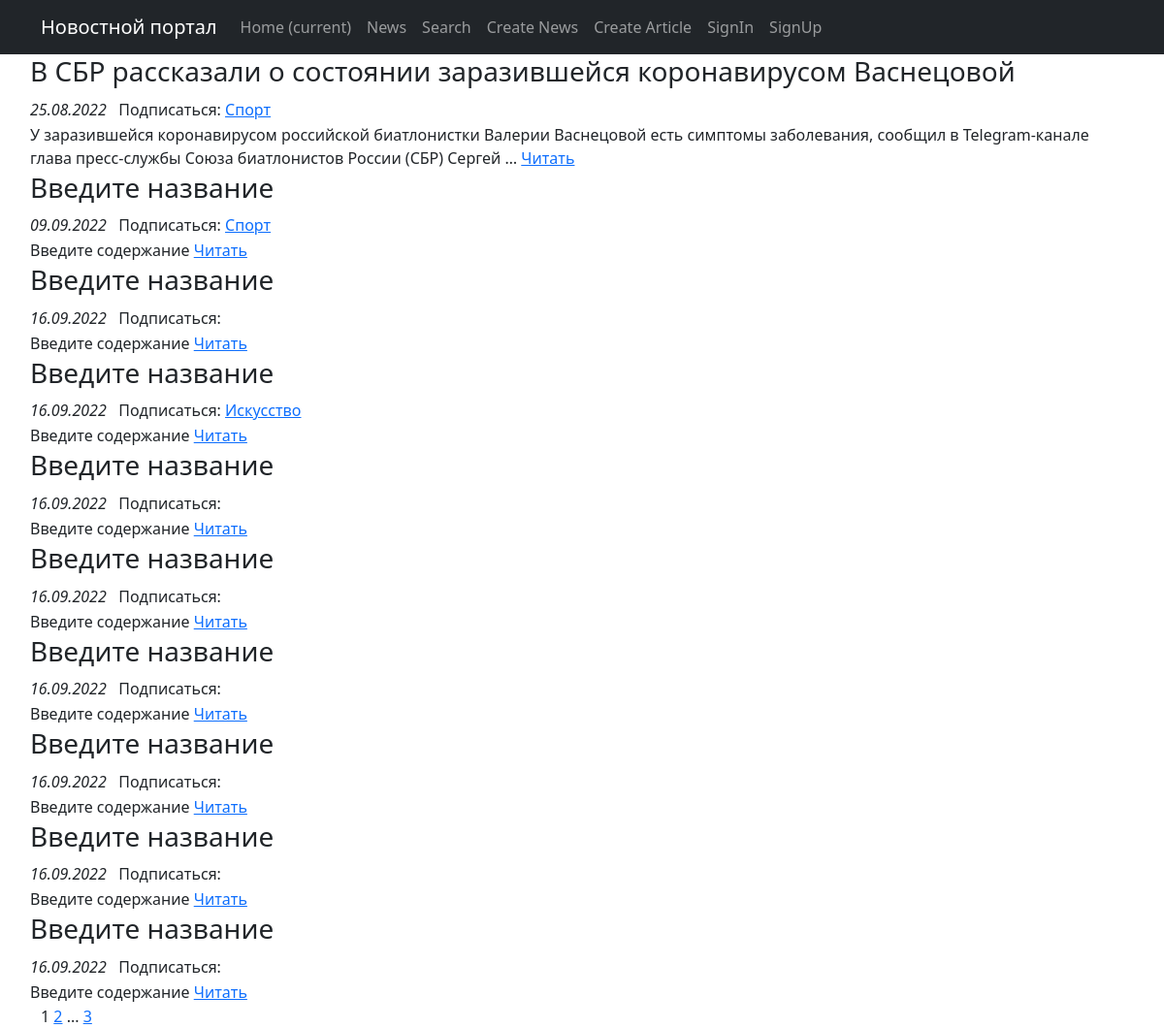
The page / on the database its author committed.
### posts/models.py (models this page shows, shortened)
class Post(models.Model):
    paper = 'PA'
    news = 'NE'
    author = models.ForeignKey(Author, on_delete=models.CASCADE)
    post_type = models.CharField(max_length=2, choices=POST_TYPE, default=paper)
    pub_time = models.DateTimeField(auto_now_add=True)
    categories = models.ManyToManyField(Category, through='PostCategory')
    title = models.CharField(max_length=255, default='Введите название')
    text = models.TextField(default='Введите содержание')
    _rating = models.IntegerField(default=0)
    @property
    def rating(self):
        return self._rating

class Category(models.Model):
    category_name = models.CharField(max_length=255, unique=True)
    def __str__(self) -> str:
        return f'{self.category_name}'

### posts/views.py (the view)
# urls.py: path('', PostsList.as_view(), name='posts_list'),
class PostsList(ListView):
    model = Post
    ordering = 'pub_time'
    template_name = 'news.html'
    context_object_name = 'posts'
    paginate_by = 10
    def get_queryset(self):
        queryset = super().get_queryset()
        self.filterset = PostFilter(self.request.GET, queryset)
        return self.filterset.qs
    def get_context_data(self, **kwargs):
        context = super().get_context_data(**kwargs)
        context["filterset"] = self.filterset
        return context

### posts/templatetags/custom_filters.py (called while the page is built)
@register.filter()
def censor(value):
    for word in CENSOR_WORDS:
        value = value.replace(word, '*' * len(word))
    return value

### templates/news.html (shortened to what this page needs)
{% extends 'flatpages/default.html' %}
{% load custom_filters %}
{% load custom_tags %}
{% load cache %}
{% block content %}
{% if posts %}
    <table>
        {% for post in posts %}
            <tr>
                <td>
                    <h3>{{ post.title|censor }}</h3>
                </td>
            </tr>
            <tr>
                <td>
                    <i>{{ post.pub_time|date:'d.m.Y' }}</i>
                    &nbsp Подписаться:
                    {% for category in post.categories.all %}
                        <a href="subscribe/?category_id={{category.pk}}&path_info={{request.path_info}}">{{category}}</a>
                    {% endfor %}
                </td>
            </tr>
            <tr>
                <td>{{ post.text|truncatewords:20|censor }} <a href="/news/{{post.pk}}">Читать</a></td>
            </tr>
        {% endfor %}
    </table>
{% else %}
    <h2>Новостей на сегодня нет</h2>
{% endif %}
    <nobr>
        {{ page_obj.number }}
        {% if page_obj.has_next %}
            <a href="?page={{ page_obj.next_page_number }}">{{ page_obj.next_page_number }}</a>
            {% if paginator.num_pages != page_obj.next_page_number %}
                ...
                <a href="?page={{ page_obj.paginator.num_pages }}">{{ page_obj.paginator.num_pages }}</a>
            {% endif %}
        {% endif %}
    </nobr>
{% endblock content %}

### templates/flatpages/default.html (shortened to what this page needs)
<!DOCTYPE html>
<html lang="en">
    <head>
        {% load static %}
        <link href="{% static 'css/styles.css' %}" rel="stylesheet" />
    </head>
    <body>
        <nav class="navbar navbar-expand-lg navbar-dark bg-dark static-top">
        <div class="container">
            <a class="navbar-brand" href="#">Новостной портал</a>
            <div class="collapse navbar-collapse" id="navbarResponsive">
                <ul class="navbar-nav ml-auto">
                    <li class="nav-item active">
                        <a class="nav-link" href="#">Home
                            <span class="sr-only">(current)</span>
                        </a>
                    </li>
                    <li class="nav-item">
                        <a class="nav-link" href="/news/">News</a>
                    </li>
                    <li class="nav-item">
                        <a class="nav-link" href="/news/search/">Search</a>
                    </li>
                    <li class="nav-item">
                        <a class="nav-link" href="/news/create/">Create News</a>
                    </li>
                    <li class="nav-item">
                        <a class="nav-link" href="/articles/create/">Create Article</a>
                    </li>
                    <li class="nav-item">
                        <a class="nav-link" href="/accounts/login/">SignIn</a>
                    </li>
                    <li class="nav-item">
                        <a class="nav-link" href="/accounts/signup/">SignUp</a>
                    </li>
                </ul>
            </div>
        </div>
        </nav>
        <div class="container">
            <div class="row"
                <div class="col-lg-12 text-center">
                    {% block content %}
                    {% endblock content %}
                </div>
            </div>
    </body>
</html>

### templates/flatpages/default.html (style rules this page uses)
table { width: 100%; }
td { vertical-align: top; }

### rows shown on the page
Post: title|censor "В СБР рассказали о состоянии заразившейся коронавирусом Васнецовой", pub_time "25.08.2022", text|censor "У заразившейся коронавирусом российской биатлонистки Валерии Васнецовой есть симптомы заболевания, сообщил в Telegram-канале глава пресс-службы Союза биатлонистов России (СБР) Сергей …"
Category: category_name "Спорт"
Post: title|censor "Введите название", pub_time "09.09.2022", text|censor "Введите содержание"
Post: title|censor "Введите название", pub_time "16.09.2022", text|censor "Введите содержание"
Post: title|censor "Введите название", pub_time "16.09.2022", text|censor "Введите содержание"
Category: category_name "Искусство"
Post: title|censor "Введите название", pub_time "16.09.2022", text|censor "Введите содержание"
Post: title|censor "Введите название", pub_time "16.09.2022", text|censor "Введите содержание"
Post: title|censor "Введите название", pub_time "16.09.2022", text|censor "Введите содержание"
Post: title|censor "Введите название", pub_time "16.09.2022", text|censor "Введите содержание"
Post: title|censor "Введите название", pub_time "16.09.2022", text|censor "Введите содержание"
Post: title|censor "Введите название", pub_time "16.09.2022", text|censor "Введите содержание"

### other values the page prints
{{ page_obj.number }} "1"
{{ page_obj.next_page_number }} "2"
{{ page_obj.paginator.num_pages }} "3"
